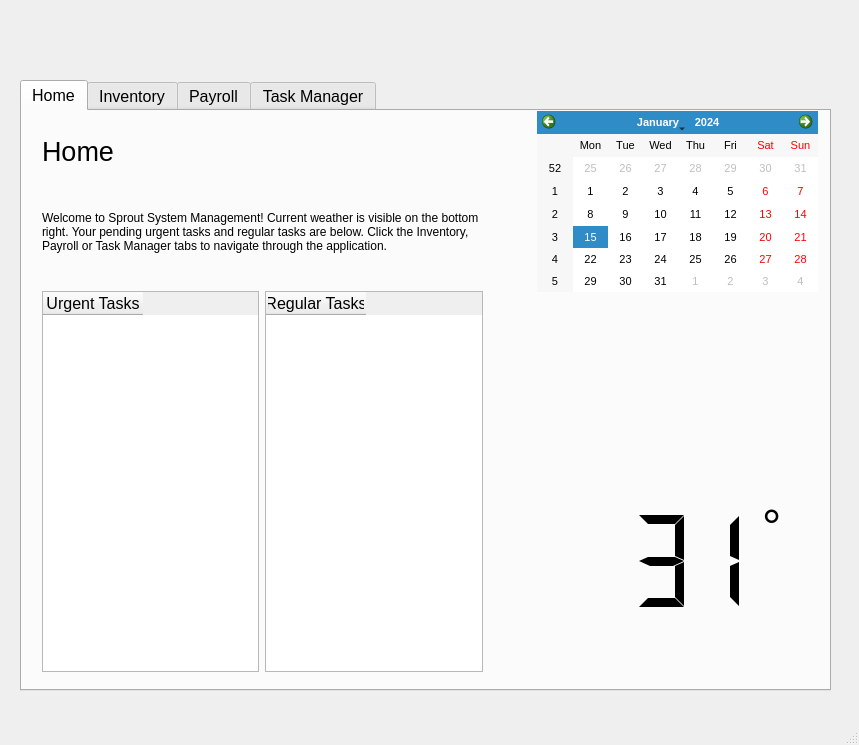
<?xml version="1.0" encoding="UTF-8"?>
<ui version="4.0">
 <class>MainWindow</class>
 <widget class="QMainWindow" name="MainWindow">
  <property name="geometry">
   <rect>
    <x>0</x>
    <y>0</y>
    <width>859</width>
    <height>745</height>
   </rect>
  </property>
  <property name="windowTitle">
   <string>MainWindow</string>
  </property>
  <widget class="QWidget" name="centralwidget">
   <widget class="QTabWidget" name="tabWidget">
    <property name="geometry">
     <rect>
      <x>20</x>
      <y>80</y>
      <width>811</width>
      <height>611</height>
     </rect>
    </property>
    <property name="font">
     <font>
      <family>Segoe UI</family>
      <pointsize>12</pointsize>
     </font>
    </property>
    <property name="currentIndex">
     <number>0</number>
    </property>
    <widget class="QWidget" name="tab">
     <attribute name="title">
      <string>Home</string>
     </attribute>
     <widget class="QCalendarWidget" name="calendarWidget">
      <property name="enabled">
       <bool>true</bool>
      </property>
      <property name="geometry">
       <rect>
        <x>515</x>
        <y>0</y>
        <width>281</width>
        <height>181</height>
       </rect>
      </property>
      <property name="sizePolicy">
       <sizepolicy hsizetype="Minimum" vsizetype="Minimum">
        <horstretch>0</horstretch>
        <verstretch>0</verstretch>
       </sizepolicy>
      </property>
      <property name="font">
       <font>
        <pointsize>8</pointsize>
       </font>
      </property>
      <property name="cursor">
       <cursorShape>ArrowCursor</cursorShape>
      </property>
      <property name="gridVisible">
       <bool>false</bool>
      </property>
     </widget>
     <widget class="QLabel" name="label_27">
      <property name="geometry">
       <rect>
        <x>20</x>
        <y>20</y>
        <width>211</width>
        <height>41</height>
       </rect>
      </property>
      <property name="font">
       <font>
        <pointsize>20</pointsize>
       </font>
      </property>
      <property name="text">
       <string>Home</string>
      </property>
     </widget>
     <widget class="QLabel" name="label_28">
      <property name="geometry">
       <rect>
        <x>20</x>
        <y>60</y>
        <width>451</width>
        <height>121</height>
       </rect>
      </property>
      <property name="font">
       <font>
        <pointsize>9</pointsize>
       </font>
      </property>
      <property name="text">
       <string>Welcome to Sprout System Management! Current weather is visible on the bottom right. Your pending urgent tasks and regular tasks are below. Click the Inventory, Payroll or Task Manager tabs to navigate through the application.</string>
      </property>
      <property name="wordWrap">
       <bool>true</bool>
      </property>
     </widget>
     <widget class="QWidget" name="layoutWidget">
      <property name="geometry">
       <rect>
        <x>20</x>
        <y>180</y>
        <width>441</width>
        <height>381</height>
       </rect>
      </property>
      <layout class="QHBoxLayout" name="horizontalLayout_3">
       <item>
        <widget class="QTableWidget" name="urgentTaskTable">
         <column>
          <property name="text">
           <string>Urgent Tasks</string>
          </property>
         </column>
        </widget>
       </item>
       <item>
        <widget class="QTableWidget" name="regularTaskTable">
         <column>
          <property name="text">
           <string>Regular Tasks</string>
          </property>
         </column>
        </widget>
       </item>
      </layout>
     </widget>
     <widget class="QLabel" name="label">
      <property name="geometry">
       <rect>
        <x>580</x>
        <y>210</y>
        <width>181</width>
        <height>181</height>
       </rect>
      </property>
      <property name="text">
       <string/>
      </property>
      <property name="pixmap">
       <pixmap>C:/Users/kambo/OneDrive/Desktop/clear.png</pixmap>
      </property>
      <property name="scaledContents">
       <bool>true</bool>
      </property>
     </widget>
     <widget class="QLCDNumber" name="lcdNumber">
      <property name="geometry">
       <rect>
        <x>440</x>
        <y>380</y>
        <width>291</width>
        <height>141</height>
       </rect>
      </property>
      <property name="lineWidth">
       <number>0</number>
      </property>
      <property name="smallDecimalPoint">
       <bool>false</bool>
      </property>
      <property name="segmentStyle">
       <enum>QLCDNumber::Flat</enum>
      </property>
      <property name="intValue" stdset="0">
       <number>31</number>
      </property>
     </widget>
     <widget class="QLabel" name="label_2">
      <property name="geometry">
       <rect>
        <x>740</x>
        <y>390</y>
        <width>41</width>
        <height>51</height>
       </rect>
      </property>
      <property name="font">
       <font>
        <pointsize>36</pointsize>
       </font>
      </property>
      <property name="text">
       <string>°</string>
      </property>
     </widget>
    </widget>
    <widget class="QWidget" name="tab_3">
     <attribute name="title">
      <string>Inventory</string>
     </attribute>
     <widget class="QTableWidget" name="invtable">
      <property name="geometry">
       <rect>
        <x>0</x>
        <y>220</y>
        <width>801</width>
        <height>281</height>
       </rect>
      </property>
      <property name="sizePolicy">
       <sizepolicy hsizetype="Minimum" vsizetype="Minimum">
        <horstretch>0</horstretch>
        <verstretch>0</verstretch>
       </sizepolicy>
      </property>
      <property name="layoutDirection">
       <enum>Qt::LeftToRight</enum>
      </property>
      <property name="rowCount">
       <number>0</number>
      </property>
      <property name="columnCount">
       <number>5</number>
      </property>
      <column>
       <property name="text">
        <string>Item</string>
       </property>
      </column>
      <column>
       <property name="text">
        <string>Quantity</string>
       </property>
      </column>
      <column>
       <property name="text">
        <string>Unit Value</string>
       </property>
      </column>
      <column>
       <property name="text">
        <string>Total Value</string>
       </property>
      </column>
      <column>
       <property name="text">
        <string>Remove</string>
       </property>
      </column>
     </widget>
     <widget class="QLabel" name="label_18">
      <property name="geometry">
       <rect>
        <x>20</x>
        <y>70</y>
        <width>411</width>
        <height>121</height>
       </rect>
      </property>
      <property name="font">
       <font>
        <pointsize>10</pointsize>
       </font>
      </property>
      <property name="text">
       <string>To add an item to your inventory, fill out the fields on the right and click &quot;ADD&quot;. It will appear in the table below. To remove an item from the inventory, simply check the &quot;Remove&quot; column and click the &quot;Remove Item(s)&quot; button at the bottom.</string>
      </property>
      <property name="wordWrap">
       <bool>true</bool>
      </property>
     </widget>
     <widget class="QLabel" name="label_19">
      <property name="geometry">
       <rect>
        <x>20</x>
        <y>20</y>
        <width>211</width>
        <height>41</height>
       </rect>
      </property>
      <property name="font">
       <font>
        <pointsize>20</pointsize>
       </font>
      </property>
      <property name="text">
       <string>Inventory</string>
      </property>
     </widget>
     <widget class="QPushButton" name="PayEmpButton_2">
      <property name="geometry">
       <rect>
        <x>280</x>
        <y>510</y>
        <width>161</width>
        <height>31</height>
       </rect>
      </property>
      <property name="text">
       <string>Remove Item(s)</string>
      </property>
     </widget>
     <widget class="QWidget" name="layoutWidget">
      <property name="geometry">
       <rect>
        <x>460</x>
        <y>50</y>
        <width>313</width>
        <height>161</height>
       </rect>
      </property>
      <layout class="QVBoxLayout" name="verticalLayout_2">
       <item>
        <widget class="QLabel" name="label_3">
         <property name="font">
          <font>
           <pointsize>12</pointsize>
          </font>
         </property>
         <property name="text">
          <string>Add an Item:</string>
         </property>
         <property name="alignment">
          <set>Qt::AlignCenter</set>
         </property>
        </widget>
       </item>
       <item>
        <layout class="QVBoxLayout" name="verticalLayout_7">
         <item>
          <layout class="QVBoxLayout" name="verticalLayout_5">
           <item>
            <layout class="QHBoxLayout" name="horizontalLayout_4">
             <item>
              <layout class="QVBoxLayout" name="verticalLayout_4">
               <item>
                <widget class="QLabel" name="label_5">
                 <property name="text">
                  <string>Item Name:</string>
                 </property>
                </widget>
               </item>
               <item>
                <widget class="QLabel" name="label_6">
                 <property name="text">
                  <string>Quantity:</string>
                 </property>
                </widget>
               </item>
               <item>
                <widget class="QLabel" name="label_7">
                 <property name="text">
                  <string>Value:</string>
                 </property>
                </widget>
               </item>
              </layout>
             </item>
             <item>
              <layout class="QVBoxLayout" name="verticalLayout_6">
               <item>
                <widget class="QLineEdit" name="lineEditName"/>
               </item>
               <item>
                <widget class="QLineEdit" name="lineEditQuant"/>
               </item>
               <item>
                <widget class="QLineEdit" name="lineEditPrice"/>
               </item>
              </layout>
             </item>
             <item>
              <layout class="QVBoxLayout" name="verticalLayout_3">
               <item>
                <widget class="QPushButton" name="invButton">
                 <property name="text">
                  <string>ADD</string>
                 </property>
                </widget>
               </item>
              </layout>
             </item>
            </layout>
           </item>
          </layout>
         </item>
        </layout>
       </item>
      </layout>
     </widget>
    </widget>
    <widget class="QWidget" name="tab_2">
     <attribute name="title">
      <string>Payroll</string>
     </attribute>
     <widget class="QPushButton" name="PayEmpButton">
      <property name="geometry">
       <rect>
        <x>320</x>
        <y>510</y>
        <width>101</width>
        <height>31</height>
       </rect>
      </property>
      <property name="text">
       <string>Pay</string>
      </property>
     </widget>
     <widget class="QTableWidget" name="payrolltable">
      <property name="geometry">
       <rect>
        <x>0</x>
        <y>220</y>
        <width>801</width>
        <height>281</height>
       </rect>
      </property>
      <property name="sizePolicy">
       <sizepolicy hsizetype="Maximum" vsizetype="Expanding">
        <horstretch>0</horstretch>
        <verstretch>0</verstretch>
       </sizepolicy>
      </property>
      <property name="gridStyle">
       <enum>Qt::SolidLine</enum>
      </property>
      <attribute name="horizontalHeaderCascadingSectionResizes">
       <bool>true</bool>
      </attribute>
      <attribute name="horizontalHeaderStretchLastSection">
       <bool>false</bool>
      </attribute>
      <attribute name="verticalHeaderCascadingSectionResizes">
       <bool>false</bool>
      </attribute>
      <column>
       <property name="text">
        <string>Employee</string>
       </property>
      </column>
      <column>
       <property name="text">
        <string>Salary</string>
       </property>
      </column>
      <column>
       <property name="text">
        <string>Hours</string>
       </property>
      </column>
      <column>
       <property name="text">
        <string>Balance Owed</string>
       </property>
      </column>
      <column>
       <property name="text">
        <string>To Pay</string>
       </property>
      </column>
     </widget>
     <widget class="QLabel" name="label_10">
      <property name="geometry">
       <rect>
        <x>20</x>
        <y>20</y>
        <width>181</width>
        <height>41</height>
       </rect>
      </property>
      <property name="font">
       <font>
        <pointsize>20</pointsize>
       </font>
      </property>
      <property name="text">
       <string>Payroll</string>
      </property>
     </widget>
     <widget class="QLabel" name="label_17">
      <property name="geometry">
       <rect>
        <x>20</x>
        <y>70</y>
        <width>411</width>
        <height>121</height>
       </rect>
      </property>
      <property name="font">
       <font>
        <pointsize>10</pointsize>
       </font>
      </property>
      <property name="text">
       <string>Fill out the fields on the right (name, hourly rate and hours) to add an employee. On payday, simply click the pay button (after paying your employees) to set hours and balance owed to 0.</string>
      </property>
      <property name="wordWrap">
       <bool>true</bool>
      </property>
     </widget>
     <widget class="QWidget" name="layoutWidget">
      <property name="geometry">
       <rect>
        <x>459</x>
        <y>50</y>
        <width>311</width>
        <height>159</height>
       </rect>
      </property>
      <layout class="QVBoxLayout" name="verticalLayout_9">
       <item>
        <widget class="QLabel" name="label_9">
         <property name="text">
          <string>Add an Employee:</string>
         </property>
         <property name="alignment">
          <set>Qt::AlignCenter</set>
         </property>
        </widget>
       </item>
       <item>
        <layout class="QHBoxLayout" name="horizontalLayout">
         <item>
          <layout class="QHBoxLayout" name="horizontalLayout_2">
           <item>
            <layout class="QVBoxLayout" name="verticalLayout_8">
             <item>
              <widget class="QLabel" name="label_11">
               <property name="text">
                <string>Name:</string>
               </property>
              </widget>
             </item>
             <item>
              <widget class="QLabel" name="label_12">
               <property name="text">
                <string>Rate:</string>
               </property>
              </widget>
             </item>
             <item>
              <widget class="QLabel" name="label_13">
               <property name="text">
                <string>Hours:</string>
               </property>
              </widget>
             </item>
            </layout>
           </item>
           <item>
            <layout class="QVBoxLayout" name="verticalLayout_12">
             <item>
              <widget class="QLineEdit" name="lineEditEmployee"/>
             </item>
             <item>
              <widget class="QLineEdit" name="lineEditSalary"/>
             </item>
             <item>
              <widget class="QLineEdit" name="lineEditHours"/>
             </item>
            </layout>
           </item>
          </layout>
         </item>
         <item>
          <widget class="QPushButton" name="payButton_3">
           <property name="text">
            <string>Enter</string>
           </property>
          </widget>
         </item>
        </layout>
       </item>
      </layout>
     </widget>
    </widget>
    <widget class="QWidget" name="tab_4">
     <attribute name="title">
      <string>Task Manager</string>
     </attribute>
     <widget class="QPushButton" name="clearButton">
      <property name="geometry">
       <rect>
        <x>660</x>
        <y>500</y>
        <width>141</width>
        <height>45</height>
       </rect>
      </property>
      <property name="text">
       <string>Clear All Tasks</string>
      </property>
     </widget>
     <widget class="QLabel" name="label_23">
      <property name="geometry">
       <rect>
        <x>20</x>
        <y>20</y>
        <width>271</width>
        <height>41</height>
       </rect>
      </property>
      <property name="font">
       <font>
        <pointsize>20</pointsize>
       </font>
      </property>
      <property name="text">
       <string>Task Manager</string>
      </property>
     </widget>
     <widget class="QLabel" name="label_24">
      <property name="geometry">
       <rect>
        <x>20</x>
        <y>70</y>
        <width>411</width>
        <height>141</height>
       </rect>
      </property>
      <property name="font">
       <font>
        <pointsize>9</pointsize>
       </font>
      </property>
      <property name="text">
       <string>Fill out the fields on the right to add a task (don't forget to assign its urgency). The task will appear in the table below and on the Home Screen in the location respective to its urgency. If you wish to remove a task(s), check the &quot;remove&quot; column and click the &quot;Remove Selected Tasks&quot; button at the bottom. To remove all tasks from the home screen and the table, click &quot;Clear All Tasks&quot;.</string>
      </property>
      <property name="wordWrap">
       <bool>true</bool>
      </property>
     </widget>
     <widget class="QTableWidget" name="tasktable">
      <property name="geometry">
       <rect>
        <x>0</x>
        <y>220</y>
        <width>801</width>
        <height>281</height>
       </rect>
      </property>
      <column>
       <property name="text">
        <string>Task Name</string>
       </property>
      </column>
      <column>
       <property name="text">
        <string>Urgency</string>
       </property>
      </column>
      <column>
       <property name="text">
        <string>Remove</string>
       </property>
      </column>
     </widget>
     <widget class="QPushButton" name="pushButton_2">
      <property name="geometry">
       <rect>
        <x>430</x>
        <y>500</y>
        <width>231</width>
        <height>45</height>
       </rect>
      </property>
      <property name="text">
       <string>Remove Selected Tasks</string>
      </property>
     </widget>
     <widget class="QWidget" name="layoutWidget">
      <property name="geometry">
       <rect>
        <x>460</x>
        <y>50</y>
        <width>311</width>
        <height>162</height>
       </rect>
      </property>
      <layout class="QVBoxLayout" name="verticalLayout_10">
       <item>
        <widget class="QLabel" name="label_25">
         <property name="text">
          <string>Add a Task:</string>
         </property>
         <property name="alignment">
          <set>Qt::AlignCenter</set>
         </property>
        </widget>
       </item>
       <item>
        <layout class="QVBoxLayout" name="verticalLayout">
         <item>
          <layout class="QHBoxLayout" name="horizontalLayout_5">
           <item>
            <widget class="QLabel" name="label_4">
             <property name="text">
              <string>Task Name:   </string>
             </property>
            </widget>
           </item>
           <item>
            <widget class="QLineEdit" name="lineEdit">
             <property name="text">
              <string/>
             </property>
            </widget>
           </item>
          </layout>
         </item>
         <item>
          <layout class="QHBoxLayout" name="horizontalLayout_8">
           <item>
            <widget class="QLabel" name="label_8">
             <property name="text">
              <string>Urgent (Y/N):</string>
             </property>
            </widget>
           </item>
           <item>
            <widget class="QLineEdit" name="lineEditUrgent"/>
           </item>
          </layout>
         </item>
         <item>
          <widget class="QPushButton" name="urgentButton">
           <property name="text">
            <string>Enter</string>
           </property>
          </widget>
         </item>
        </layout>
       </item>
      </layout>
     </widget>
    </widget>
   </widget>
   <widget class="QLabel" name="label_26">
    <property name="geometry">
     <rect>
      <x>350</x>
      <y>20</y>
      <width>147</width>
      <height>54</height>
     </rect>
    </property>
    <property name="text">
     <string/>
    </property>
    <property name="pixmap">
     <pixmap>icons/sproutlogo.png</pixmap>
    </property>
    <property name="scaledContents">
     <bool>true</bool>
    </property>
   </widget>
  </widget>
  <widget class="QMenuBar" name="menubar">
   <property name="geometry">
    <rect>
     <x>0</x>
     <y>0</y>
     <width>859</width>
     <height>26</height>
    </rect>
   </property>
  </widget>
  <widget class="QStatusBar" name="statusbar"/>
 </widget>
 <resources/>
 <connections>
  <connection>
   <sender>invButton</sender>
   <signal>clicked()</signal>
   <receiver>invtable</receiver>
   <slot>update()</slot>
   <hints>
    <hint type="sourcelabel">
     <x>521</x>
     <y>265</y>
    </hint>
    <hint type="destinationlabel">
     <x>626</x>
     <y>611</y>
    </hint>
   </hints>
  </connection>
  <connection>
   <sender>payButton_3</sender>
   <signal>clicked()</signal>
   <receiver>payrolltable</receiver>
   <slot>update()</slot>
   <hints>
    <hint type="sourcelabel">
     <x>490</x>
     <y>203</y>
    </hint>
    <hint type="destinationlabel">
     <x>621</x>
     <y>313</y>
    </hint>
   </hints>
  </connection>
 </connections>
</ui>
